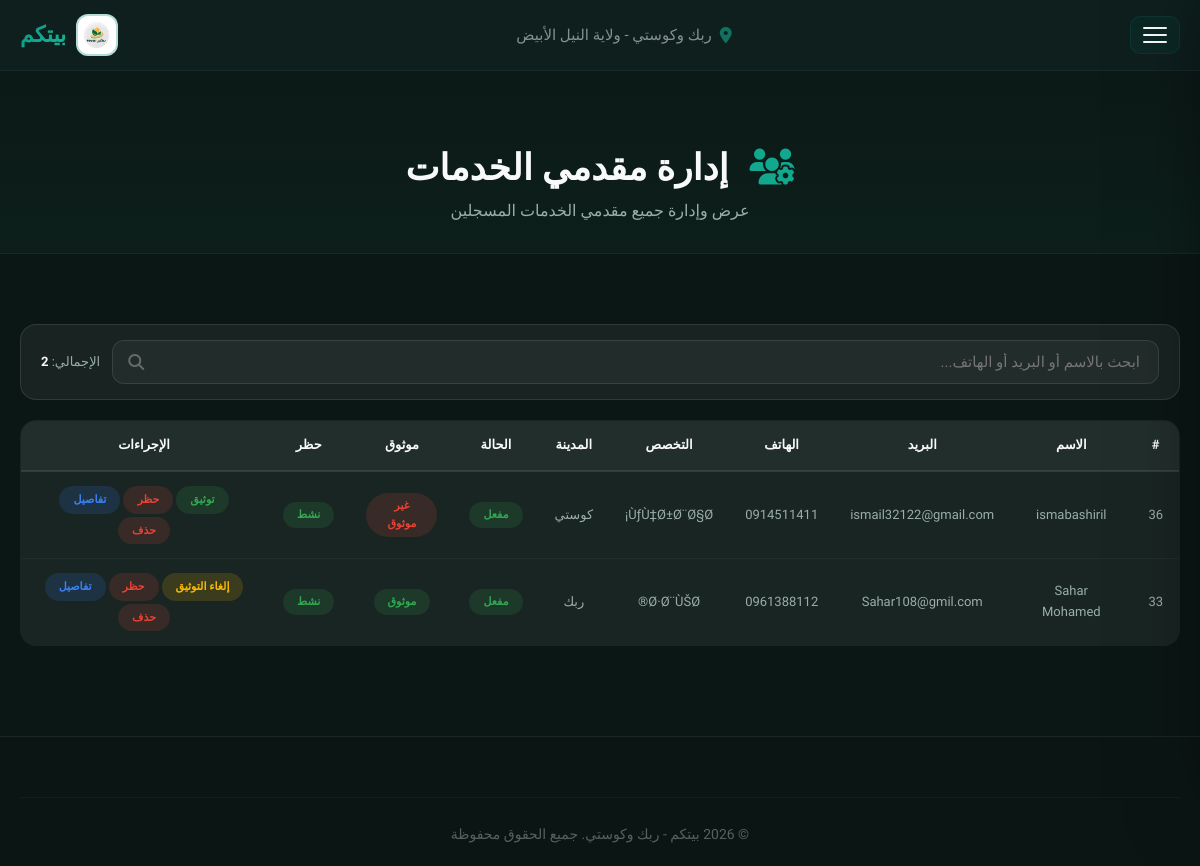
The page /admin_providers.php (signed in) on the database its author committed.
### tables this page shows
CREATE TABLE `providers` (
  `id` int(11) NOT NULL auto_increment,
  `user_id` int(11) NOT NULL,
  `specialty` varchar(100) default NULL,
  `experience_years` int(11) default '0',
  `rating` decimal(2,1) default '0.0',
  `about` text,
  `portfolio_url` varchar(255) default NULL,
  `verified` tinyint(1) default '0',
  `working_hours` varchar(255) default NULL,
  `city` varchar(50) default NULL,
  PRIMARY KEY  (`id`),
  KEY `user_id` (`user_id`)
);

CREATE TABLE `users` (
  `id` int(11) NOT NULL auto_increment,
  `name` varchar(100) NOT NULL,
  `username` varchar(50) NOT NULL,
  `email` varchar(100) NOT NULL,
  `phone` varchar(20) NOT NULL,
  `region` varchar(100) NOT NULL,
  `city` varchar(50) default NULL,
  `age` int(11) NOT NULL,
  `service_type` varchar(50) NOT NULL,
  `password` varchar(255) NOT NULL,
  `user_type` enum('admin','provider','receiver') default 'provider',
  `admin_role` enum('super_admin','main','providers','clients','reviews') default NULL,
  `manager_role` varchar(50) default NULL,
  `is_approved` enum('pending','approved','rejected') default 'pending',
  `profile_image` varchar(255) default NULL,
  `national_id_image` varchar(255) default NULL,
  `certificate_image` varchar(255) default NULL,
  `working_area` varchar(255) default NULL,
  `created_at` timestamp NOT NULL default CURRENT_TIMESTAMP,
  `is_banned` tinyint(1) NOT NULL default '0',
  `welcome_shown` tinyint(1) NOT NULL default '0',
  PRIMARY KEY  (`id`),
  UNIQUE KEY `username` (`username`),
  UNIQUE KEY `email` (`email`),
  KEY `idx_is_approved` (`is_approved`),
  KEY `idx_user_type` (`user_type`)
);

### config.php (called while the page is built, shortened)
<?php
$AVAILABLE_CITIES = array(
    'rabak' => 'ربك',
    'kosti' => 'كوستي'
);
function isLoggedIn() {
    return isset($_SESSION['user_id']);
}
function isAdmin() {
    return isLoggedIn() && $_SESSION['user_type'] == 'admin';
}
function isMainAdmin() {
    return isAdmin() && isset($_SESSION['admin_role']) && in_array($_SESSION['admin_role'], array('super_admin', 'main'));
}
function canApproveProviders() {
    return isMainAdmin();
}
function getCityName($key) {
    global $AVAILABLE_CITIES;
    return isset($AVAILABLE_CITIES[$key]) ? $AVAILABLE_CITIES[$key] : $key;
}
    ?>

### admin_providers.php (the view, shortened to what this page needs)
<?php
require_once 'config.php';
$stmt = $pdo->query("
    SELECT u.*, p.specialty, p.experience_years, p.verified, p.rating, p.city as provider_city
    FROM users u
    LEFT JOIN providers p ON u.id = p.user_id
    WHERE u.user_type = 'provider'
    ORDER BY u.created_at DESC
");
$providers = $stmt->fetchAll();
?>
<!DOCTYPE html>
<html lang="ar" dir="rtl">
<head>
    <link rel="stylesheet" href="https://cdnjs.cloudflare.com/ajax/libs/font-awesome/6.5.0/css/all.min.css">
    <link href="https://unpkg.com/aos@2.3.1/dist/aos.css" rel="stylesheet">
</head>
<body>
    <header id="mainHeader">
        <div class="container header-inner">
            <div class="logo">
                <img src="uploads/sh.png" alt="بيتكم">
                <span>بيتكم</span>
            </div>
            <div class="header-center">
                <i class="fas fa-map-marker-alt"></i>
                <span>ربك وكوستي - ولاية النيل الأبيض</span>
            </div>
            <button class="hamburger" id="hamburgerBtn"><span></span><span></span><span></span></button>
        </div>
    </header>
    <div class="page-header">
        <div class="container">
            <h1 data-aos="fade-up"><i class="fas fa-users-cog"></i> إدارة مقدمي الخدمات</h1>
            <p data-aos="fade-up" data-aos-delay="100">عرض وإدارة جميع مقدمي الخدمات المسجلين</p>
        </div>
    </div>
    <section>
        <div class="container">
            <div class="admin-search-bar" data-aos="fade-up">
                <div class="search-wrapper">
                    <i class="fas fa-search"></i>
                    <input type="text" id="providerSearch" placeholder="ابحث بالاسم أو البريد أو الهاتف..." oninput="filterProviders()">
                </div>
                <div class="count-info">
                    الإجمالي: <strong style="color:var(--text-white);" id="providerCount"><?php echo count($providers); ?></strong>
                </div>
            </div>
            <div class="table-responsive" data-aos="fade-up">
                <table>
                    <thead>
                        <tr>
                            <th>#</th>
                            <th>الاسم</th>
                            <th>البريد</th>
                            <th>الهاتف</th>
                            <th>التخصص</th>
                            <th>المدينة</th>
                            <th>الحالة</th>
                            <th>موثوق</th>
                            <th>حظر</th>
                            <th>الإجراءات</th>
                        </tr>
                    </thead>
                    <tbody id="providersTable">
                        <?php if (count($providers) == 0): ?>
                            <tr><td colspan="10" style="text-align:center; padding:30px;">لا يوجد مقدمي خدمات</td></tr>
                        <?php else: ?>
                            <?php foreach ($providers as $p): ?>
                                <tr data-search="<?php echo strtolower(htmlspecialchars($p['name'] . ' ' . $p['email'] . ' ' . $p['phone'])); ?>">
                                    <td><?php echo $p['id']; ?></td>
                                    <td><?php echo htmlspecialchars($p['name']); ?></td>
                                    <td><?php echo htmlspecialchars($p['email']); ?></td>
                                    <td><?php echo htmlspecialchars($p['phone']); ?></td>
                                    <td><?php echo htmlspecialchars(isset($p['specialty']) ? $p['specialty'] : '-'); ?></td>
                                    <td><?php echo htmlspecialchars(getCityName(isset($p['provider_city']) ? $p['provider_city'] : '')); ?></td>
                                    <td>
                                        <span class="badge-status badge-<?php echo $p['is_approved']; ?>">
                                            <?php
                                                $labels = array('approved'=>'مفعل', 'pending'=>'قيد المراجعة', 'rejected'=>'مرفوض');
                                                echo isset($labels[$p['is_approved']]) ? $labels[$p['is_approved']] : $p['is_approved'];
                                            ?>
                                        </span>
                                    </td>
                                    <td>
                                        <span class="badge-status <?php echo isset($p['verified']) && $p['verified'] == 1 ? 'badge-verified' : 'badge-unverified'; ?>">
                                            <?php echo isset($p['verified']) && $p['verified'] == 1 ? 'موثوق' : 'غير موثوق'; ?>
                                        </span>
                                    </td>
                                    <td>
                                        <span class="badge-status <?php echo $p['is_banned'] == 1 ? 'badge-banned' : 'badge-active'; ?>">
                                            <?php echo $p['is_banned'] == 1 ? 'محظور' : 'نشط'; ?>
                                        </span>
                                    </td>
                                    <td>
                                        <div style="display:flex; gap:3px; flex-wrap:wrap; justify-content:center;">
                                            <?php if ($p['is_approved'] == 'approved'): ?>
                                                <?php if (isset($p['verified']) && $p['verified'] == 1): ?>
                                                    <a href="?action=unverify&id=<?php echo $p['id']; ?>" class="btn-sm warning">إلغاء التوثيق</a>
                                                <?php else: ?>
                                                    <a href="?action=verify&id=<?php echo $p['id']; ?>" class="btn-sm success">توثيق</a>
                                                <?php endif; ?>
                                            <?php endif; ?>
                                            <?php if ($p['is_banned'] == 1): ?>
                                                <a href="?action=unban&id=<?php echo $p['id']; ?>" class="btn-sm success">إلغاء الحظر</a>
                                            <?php else: ?>
                                                <a href="?action=ban&id=<?php echo $p['id']; ?>" class="btn-sm danger">حظر</a>
                                            <?php endif; ?>
                                            <a href="admin_provider_details.php?id=<?php echo $p['id']; ?>" class="btn-sm info">تفاصيل</a>
                                            <?php if (canApproveProviders()): ?>
                                                <a href="?action=delete&id=<?php echo $p['id']; ?>" class="btn-sm danger" onclick="return confirm('حذف هذا مقدم الخدمة بالكامل؟')">حذف</a>
                                            <?php endif; ?>
                                        </div>
                                    </td>
                                </tr>
                            <?php endforeach; ?>
                        <?php endif; ?>
                    </tbody>
                </table>
            </div>
        </div>
    </section>
    <footer>
        <div class="container">
            <div class="footer-grid">
                <div class="copyright">© 2026 بيتكم - ربك وكوستي. جميع الحقوق محفوظة</div>
            </div>
        </div>
    </footer>
</body>
</html>

### rows shown on the page
providers: user "36", user.name "ismabashiril", user.email "ismail32122@gmail.com", user.phone "0914511411", specialty "ÙƒÙ‡Ø±Ø¨Ø§Ø¡", city "كوستي", user.is_approved "مفعل", verified "غير موثوق"
providers: user "33", user.name "Sahar Mohamed", user.email "Sahar108@gmil.com", user.phone "0961388112", specialty "Ø·Ø¨ÙŠØ®", city "ربك", user.is_approved "مفعل", verified "موثوق"

### other values the page prints
count($providers) "2"
